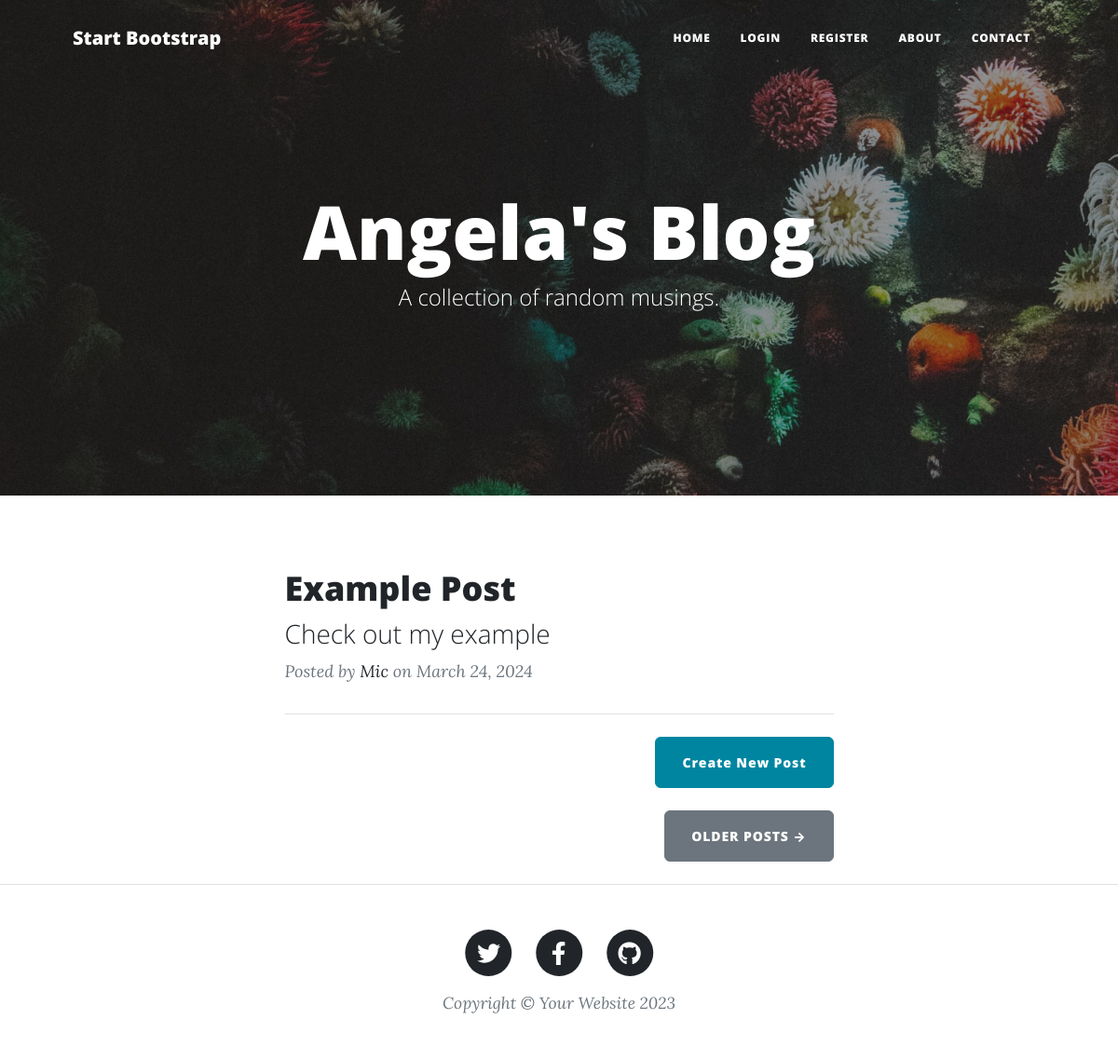
Before: / with the older database file.
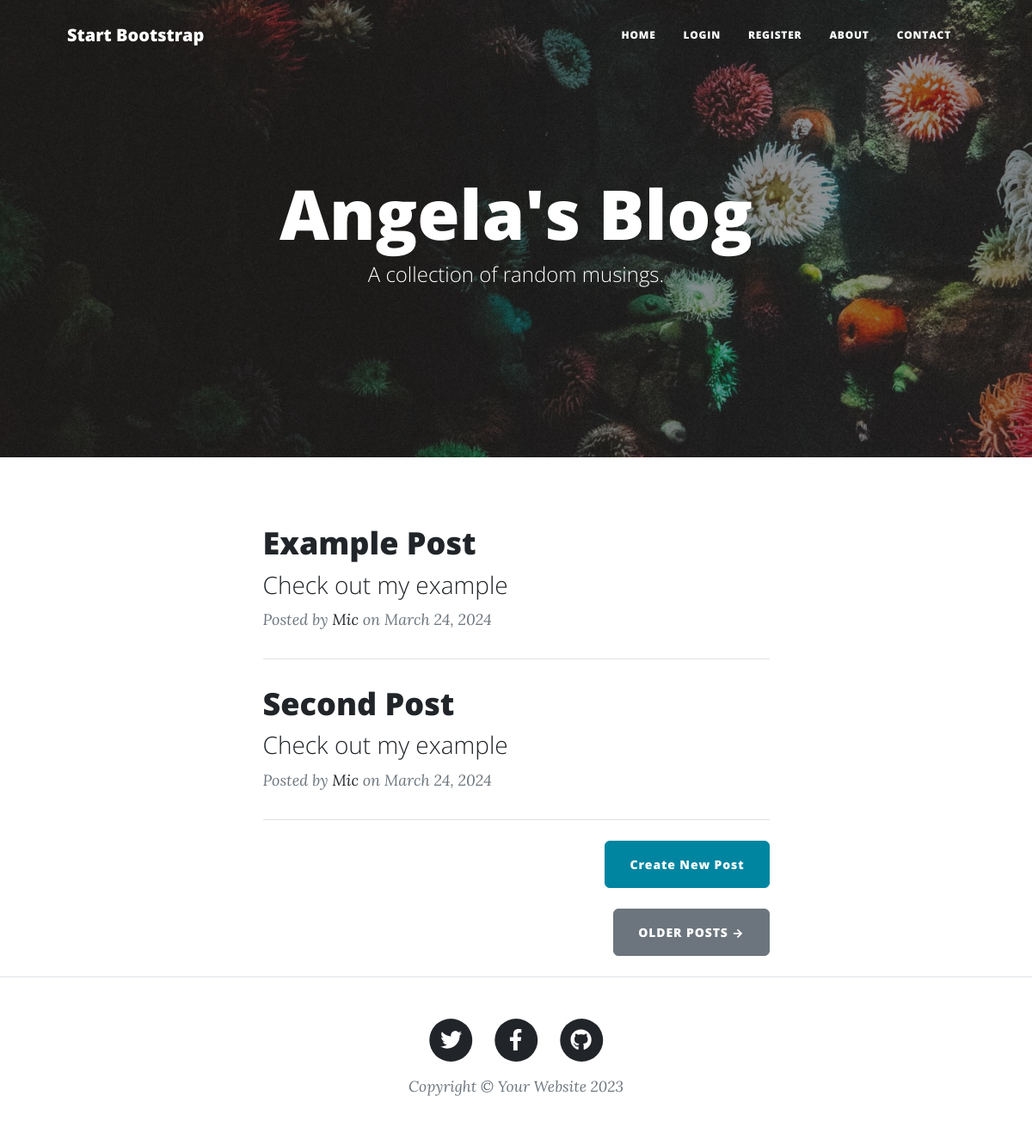
After: the same page with the newer database file.
### main.py (models this page shows)
class BlogPost(db.Model):
    __tablename__ = "blog_posts"
    id: Mapped[int] = mapped_column(Integer, primary_key=True)
    title: Mapped[str] = mapped_column(String(250), unique=True, nullable=False)
    subtitle: Mapped[str] = mapped_column(String(250), nullable=False)
    date: Mapped[str] = mapped_column(String(250), nullable=False)
    body: Mapped[str] = mapped_column(Text, nullable=False)
    author = relationship("User", back_populates="posts")
    img_url: Mapped[str] = mapped_column(String(250), nullable=False)
    author_id: Mapped[int] = mapped_column(Integer, db.ForeignKey("user.id"))
    comments = relationship("Comment", back_populates="parrent_post")

class User(UserMixin, db.Model):
    __tablename__ = "user"
    id: Mapped[int] = mapped_column(Integer, primary_key=True)
    name: Mapped[str] = mapped_column(String(100))
    email: Mapped[str] = mapped_column(String(100), unique=True)
    password: Mapped[str] = mapped_column(String(100))
    posts = relationship("BlogPost", back_populates="author")
    comments = relationship("Comment", back_populates="comment_author")
    comments2 = relationship("Comment2", back_populates="comment2_author")

### main.py (the view)
@app.route('/')
def get_all_posts():
    result = db.session.execute(db.select(BlogPost))
    posts = result.scalars().all()
    return render_template("index.html", all_posts=posts, logged_in=current_user.is_authenticated)

### templates/index.html (shortened to what this page needs)
{% include "header.html" %}
<header
  class="masthead"
  style="background-image: url('../static/assets/img/home-bg.jpg')"
>
  <div class="container position-relative px-4 px-lg-5">
    <div class="row gx-4 gx-lg-5 justify-content-center">
      <div class="col-md-10 col-lg-8 col-xl-7">
        <div class="site-heading">
          <h1>Angela's Blog</h1>
          <span class="subheading">A collection of random musings.</span>
        </div>
      </div>
    </div>
  </div>
</header>
<div class="container px-4 px-lg-5">
  <div class="row gx-4 gx-lg-5 justify-content-center">
    <div class="col-md-10 col-lg-8 col-xl-7">
      {% for post in all_posts %}
      <div class="post-preview">
        <a href="{{ url_for('show_post', post_id=post.id) }}">
          <h2 class="post-title">{{ post.title }}</h2>
          <h3 class="post-subtitle">{{ post.subtitle }}</h3>
        </a>
        <p class="post-meta">
          Posted by
          <a href="#">{{post.author.name}}</a>
          on {{post.date}}
        </p>
      </div>
      <hr class="my-4" />
      {% endfor %}
      <div class="d-flex justify-content-end mb-4">
        <a
          class="btn btn-primary float-right"
          href="{{url_for('add_new_post')}}"
          >Create New Post</a
        >
      </div>
      <div class="d-flex justify-content-end mb-4">
        <a class="btn btn-secondary text-uppercase" href="#!">Older Posts →</a>
      </div>
    </div>
  </div>
</div>
{% include "footer.html" %}

### templates/header.html (shortened to what this page needs)
<!DOCTYPE html>
<html lang="en">
  <head>
    {% block styles %}
    {{ bootstrap.load_css() }}
    <link
      href="{{ url_for('static', filename='css/styles.css') }}"
      rel="stylesheet"
    />
    {% endblock %}
  </head>
  <body>
    <nav class="navbar navbar-expand-lg navbar-light" id="mainNav">
      <div class="container px-4 px-lg-5">
        <a class="navbar-brand" href="/">Start Bootstrap</a>
        <div class="collapse navbar-collapse" id="navbarResponsive">
          <ul class="navbar-nav ms-auto py-4 py-lg-0">
            <li class="nav-item">
              <a
                class="nav-link px-lg-3 py-3 py-lg-4"
                href="{{ url_for('get_all_posts') }}"
                >Home</a
              >
            </li>
            {% if not logged_in %}
            <li class="nav-item">
              <a
                class="nav-link px-lg-3 py-3 py-lg-4"
                href="{{ url_for('login') }}"
                >Login</a
              >
            </li>
            <li class="nav-item">
              <a
                class="nav-link px-lg-3 py-3 py-lg-4"
                href="{{ url_for('register') }}"
                >Register</a
              >
            </li>
            {% endif %}
            <li class="nav-item">
              <a
                class="nav-link px-lg-3 py-3 py-lg-4"
                href="{{ url_for('about') }}"
                >About</a
              >
            </li>
            <li class="nav-item">
              <a
                class="nav-link px-lg-3 py-3 py-lg-4"
                href="{{ url_for('contact') }}"
                >Contact</a
              >
            </li>
          </ul>
        </div>
      </div>
    </nav>
  </body>
</html>

### templates/footer.html (shortened to what this page needs)
        <footer class="border-top">
          <div class="container px-4 px-lg-5">
              <div class="row gx-4 gx-lg-5 justify-content-center">
                  <div class="col-md-10 col-lg-8 col-xl-7">
                      <ul class="list-inline text-center">
                          <li class="list-inline-item">
                              <a href="#!">
                                  <span class="fa-stack fa-lg">
                                      <i class="fas fa-circle fa-stack-2x"></i>
                                      <i class="fab fa-twitter fa-stack-1x fa-inverse"></i>
                                  </span>
                              </a>
                          </li>
                          <li class="list-inline-item">
                              <a href="#!">
                                  <span class="fa-stack fa-lg">
                                      <i class="fas fa-circle fa-stack-2x"></i>
                                      <i class="fab fa-facebook-f fa-stack-1x fa-inverse"></i>
                                  </span>
                              </a>
                          </li>
                          <li class="list-inline-item">
                              <a href="#!">
                                  <span class="fa-stack fa-lg">
                                      <i class="fas fa-circle fa-stack-2x"></i>
                                      <i class="fab fa-github fa-stack-1x fa-inverse"></i>
                                  </span>
                              </a>
                          </li>
                      </ul>
                      <div class="small text-center text-muted fst-italic">Copyright &copy; Your Website 2023</div>
                  </div>
              </div>
          </div>
      </footer>
  </body>
</html>

Changed rows visible on the page:
added BlogPost: title "Second Post", subtitle "Check out my example", author.name "Mic", date "March 24, 2024"
